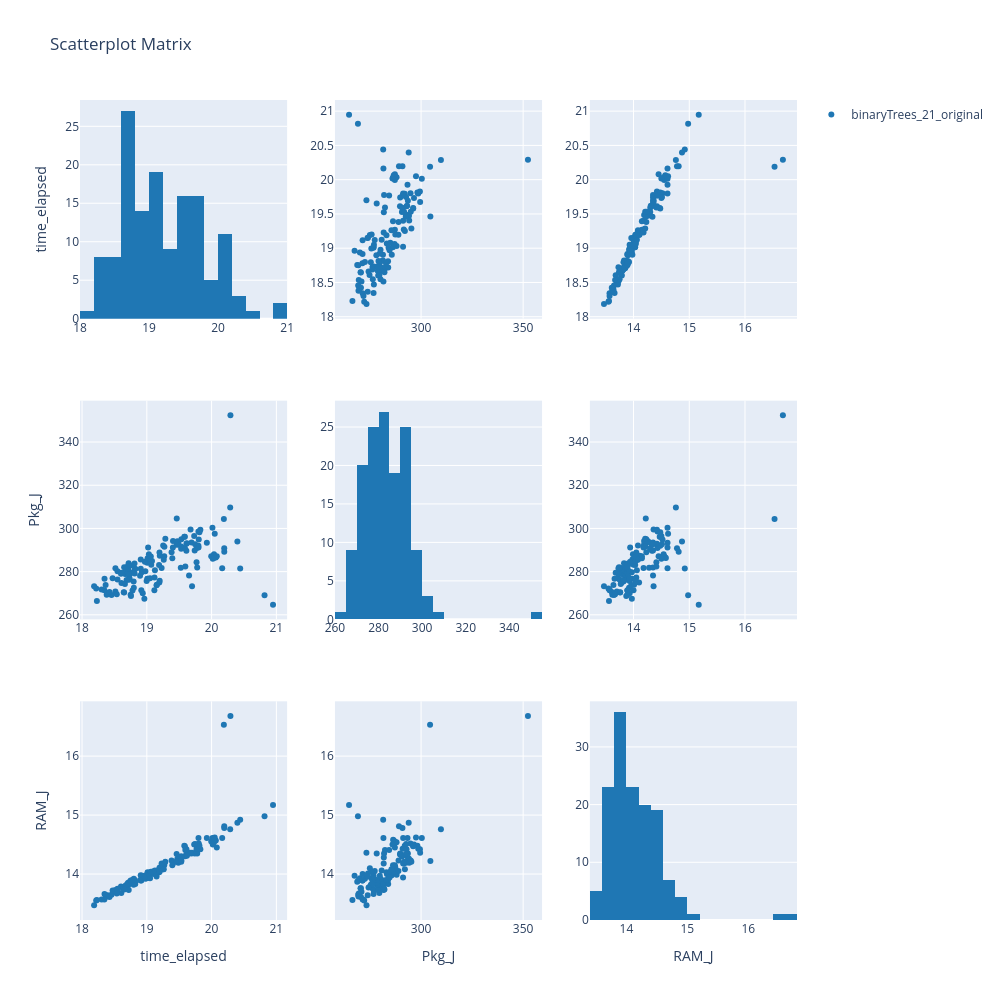

Notebook source saved alongside this figure:
### Code cell
fig = ff.create_scatterplotmatrix(df[['time_elapsed', 'Pkg_J', 'RAM_J', 'path']], 
                                  height=1000,
                                  width=1000,
                                  diag='histogram',
                                  text=df['version'],
                                  index='path')
fig.show()

### Figure 1 — Plotly figure (JSON) as saved in the notebook; plotly's stock layout.template omitted (floating-point values rounded to 4 significant figures; data arrays with more than 128 entries replaced by an {"elided": "..."} marker saying what was removed)
{"data": [{"marker": {"color": "rgb(31, 119, 180)"}, "showlegend": false, "type": "histogram", "x": {"elided": "140 float values"}, "xaxis": "x", "yaxis": "y"}, {"marker": {"color": "rgb(31, 119, 180)", "size": 6}, "mode": "markers", "name": "binaryTrees_21_original", "showlegend": true, "text": {"elided": "140 str values"}, "type": "scatter", "x": {"elided": "140 float values"}, "xaxis": "x2", "y": {"elided": "140 float values"}, "yaxis": "y2"}, {"marker": {"color": "rgb(31, 119, 180)", "size": 6}, "mode": "markers", "name": "binaryTrees_21_original", "showlegend": false, "text": {"elided": "140 str values"}, "type": "scatter", "x": {"elided": "140 float values"}, "xaxis": "x3", "y": {"elided": "140 float values"}, "yaxis": "y3"}, {"marker": {"color": "rgb(31, 119, 180)", "size": 6}, "mode": "markers", "name": "binaryTrees_21_original", "showlegend": false, "text": {"elided": "140 str values"}, "type": "scatter", "x": {"elided": "140 float values"}, "xaxis": "x4", "y": {"elided": "140 float values"}, "yaxis": "y4"}, {"marker": {"color": "rgb(31, 119, 180)"}, "showlegend": false, "type": "histogram", "x": {"elided": "140 float values"}, "xaxis": "x5", "yaxis": "y5"}, {"marker": {"color": "rgb(31, 119, 180)", "size": 6}, "mode": "markers", "name": "binaryTrees_21_original", "showlegend": false, "text": {"elided": "140 str values"}, "type": "scatter", "x": {"elided": "140 float values"}, "xaxis": "x6", "y": {"elided": "140 float values"}, "yaxis": "y6"}, {"marker": {"color": "rgb(31, 119, 180)", "size": 6}, "mode": "markers", "name": "binaryTrees_21_original", "showlegend": false, "text": {"elided": "140 str values"}, "type": "scatter", "x": {"elided": "140 float values"}, "xaxis": "x7", "y": {"elided": "140 float values"}, "yaxis": "y7"}, {"marker": {"color": "rgb(31, 119, 180)", "size": 6}, "mode": "markers", "name": "binaryTrees_21_original", "showlegend": false, "text": {"elided": "140 str values"}, "type": "scatter", "x": {"elided": "140 float values"}, "xaxis": "x8", "y": {"elided": "140 float values"}, "yaxis": "y8"}, {"marker": {"color": "rgb(31, 119, 180)"}, "showlegend": false, "type": "histogram", "x": {"elided": "140 float values"}, "xaxis": "x9", "yaxis": "y9"}], "layout": {"barmode": "stack", "height": 1000, "showlegend": true, "title": {"text": "Scatterplot Matrix"}, "width": 1000, "xaxis": {"anchor": "y", "domain": [0, 0.2889]}, "xaxis2": {"anchor": "y2", "domain": [0.3556, 0.6444]}, "xaxis3": {"anchor": "y3", "domain": [0.7111, 1]}, "xaxis4": {"anchor": "y4", "domain": [0, 0.2889]}, "xaxis5": {"anchor": "y5", "domain": [0.3556, 0.6444]}, "xaxis6": {"anchor": "y6", "domain": [0.7111, 1]}, "xaxis7": {"anchor": "y7", "domain": [0, 0.2889], "title": {"text": "time_elapsed"}}, "xaxis8": {"anchor": "y8", "domain": [0.3556, 0.6444], "title": {"text": "Pkg_J"}}, "xaxis9": {"anchor": "y9", "domain": [0.7111, 1], "title": {"text": "RAM_J"}}, "yaxis": {"anchor": "x", "domain": [0.7333, 1], "title": {"text": "time_elapsed"}}, "yaxis2": {"anchor": "x2", "domain": [0.7333, 1]}, "yaxis3": {"anchor": "x3", "domain": [0.7333, 1]}, "yaxis4": {"anchor": "x4", "domain": [0.3667, 0.6333], "title": {"text": "Pkg_J"}}, "yaxis5": {"anchor": "x5", "domain": [0.3667, 0.6333]}, "yaxis6": {"anchor": "x6", "domain": [0.3667, 0.6333]}, "yaxis7": {"anchor": "x7", "domain": [0, 0.2667], "title": {"text": "RAM_J"}}, "yaxis8": {"anchor": "x8", "domain": [0, 0.2667]}, "yaxis9": {"anchor": "x9", "domain": [0, 0.2667]}}}
